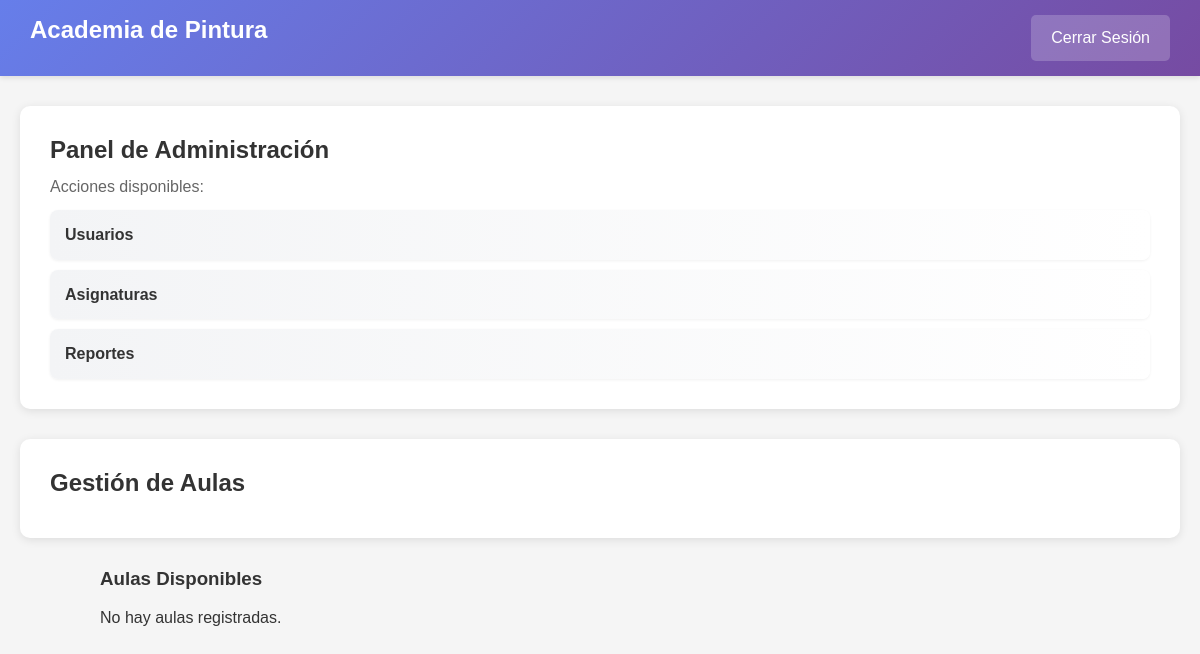
Page /php/Admin/aulas.php (signed in) on the earlier database version.
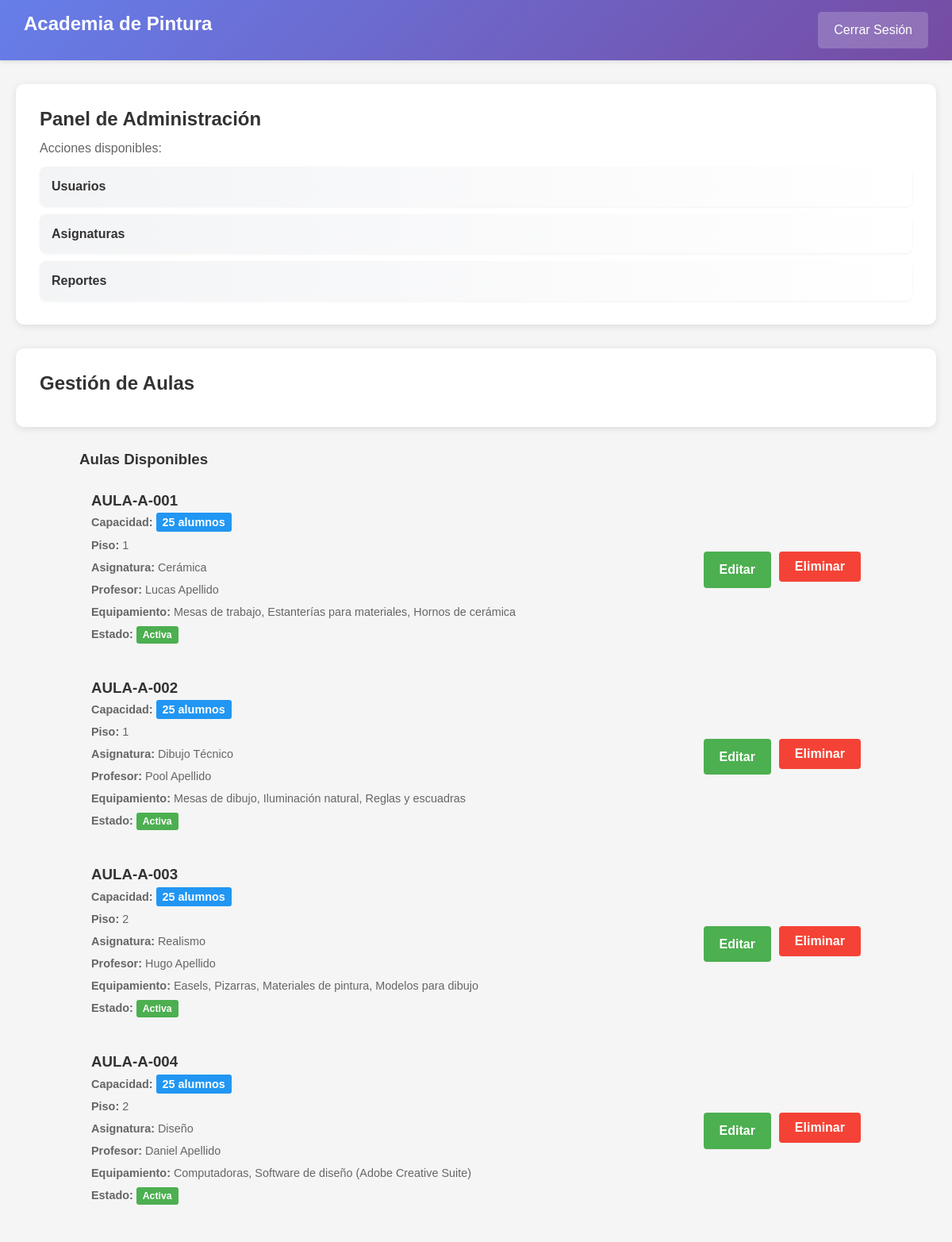
Same page on the later database version.
### tables this page shows
CREATE TABLE IF NOT EXISTS `aulas` (
    `id_aula` INT AUTO_INCREMENT PRIMARY KEY,
    `codigo_aula` VARCHAR(20) UNIQUE NOT NULL CHECK (`codigo_aula` REGEXP '^AULA-A-[0-9]{3}$'),
    `capacidad` INT NOT NULL CHECK (`capacidad` BETWEEN 1 AND 50),
    `piso` INT CHECK (`piso` BETWEEN 1 AND 10),
    `equipamiento` TEXT,
    `estado` ENUM('Activa', 'Mantenimiento', 'Inactiva') DEFAULT 'Activa'
);

CREATE TABLE IF NOT EXISTS `asignaturas` (
    `id_asignatura` INT AUTO_INCREMENT PRIMARY KEY,
    `codigo_asignatura` VARCHAR(20) UNIQUE NOT NULL CHECK (`codigo_asignatura` LIKE 'ASIG-%'),
    `nombre_asignatura` VARCHAR(100) UNIQUE NOT NULL,
    `horas_semanales` INT CHECK (`horas_semanales` BETWEEN 1 AND 20),
    `descripcion` TEXT,
    `id_profesor` INT,
    `id_aula` INT,
    `estado` ENUM('Activa', 'Electiva', 'Retirada') DEFAULT 'Activa',
    FOREIGN KEY (`id_profesor`) REFERENCES `profesor`(`id_profesor`),
    FOREIGN KEY (`id_aula`) REFERENCES `aulas`(`id_aula`)
);

CREATE TABLE IF NOT EXISTS `usuarios` (
    `id_usuario` VARCHAR(20) PRIMARY KEY,
    `codigo_usuario` VARCHAR(20) UNIQUE NOT NULL CHECK (`codigo_usuario` LIKE 'USU-%'),
    `nombre` VARCHAR(100) NOT NULL,
    `apellido` VARCHAR(100) NOT NULL,
    `correo` VARCHAR(100) UNIQUE NOT NULL CHECK (`correo` LIKE '%@%.%'),
    `telefono` VARCHAR(15) NOT NULL CHECK (`telefono` REGEXP '^[0-9]{6,15}$'),
    `fecha_nacimiento` DATE,
    `direccion` TEXT,
    `estado` ENUM('Activo', 'Inactivo', 'Suspendido') DEFAULT 'Activo',
    `rol_codigo` VARCHAR(10) NOT NULL,
    `fecha_registro` TIMESTAMP DEFAULT CURRENT_TIMESTAMP,
    FOREIGN KEY (`rol_codigo`) REFERENCES `rol`(`codigo_rol`),
    CONSTRAINT chk_id_formato CHECK (`id_usuario` REGEXP '^[A-Z0-9-]+$')
);

### php/Admin/aulas.php (the view, shortened to what this page needs)
<?php
$conexion = getConexionPDO();
$sql = "SELECT a.`id_aula`, a.`codigo_aula`, a.`capacidad`, a.`piso`, a.`equipamiento`, a.`estado`,
               asig.`nombre_asignatura`, p.`id_profesor`, u.`nombre`, u.`apellido`
        FROM `aulas` a
        LEFT JOIN `asignaturas` asig ON a.`id_aula` = asig.`id_aula`
        LEFT JOIN `profesor` p ON asig.`id_profesor` = p.`id_profesor`
        LEFT JOIN `usuarios` u ON p.`id_usuario` = u.`id_usuario`
        ORDER BY a.`codigo_aula`";
$result = $conexion->query($sql);
$aulas = $result->fetchAll(PDO::FETCH_ASSOC);
?>
<!DOCTYPE html>
<html lang="es">
<head>
    <link rel="stylesheet" href="../../css/estilos.css">
</head>
<body>
<?php include '../panel/panel.php'; ?>
<div class="container">
    <div class="welcome">
        <h2>Gestión de Aulas</h2>
    </div>
    <div class="aulas-container">
        <h3>Aulas Disponibles</h3>
        <?php if (empty($aulas)): ?>
            <p>No hay aulas registradas.</p>
        <?php else: ?>
            <?php foreach ($aulas as $aul): ?>
            <div class="aula-item">
                <div class="aula-info">
                    <h3><?php echo htmlspecialchars($aul['codigo_aula']); ?></h3>
                    <p>
                        <strong>Capacidad:</strong>
                        <span class="capacidad-badge"><?php echo $aul['capacidad']; ?> alumnos</span>
                    </p>
                    <p><strong>Piso:</strong> <?php echo $aul['piso'] ?? 'No especificado'; ?></p>
                    <p><strong>Asignatura:</strong>
                        <?php
                            if ($aul['nombre_asignatura']) {
                                echo htmlspecialchars($aul['nombre_asignatura']);
                            } else {
                                echo 'Sin asignar';
                            }
                        ?>
                    </p>
                    <?php if ($aul['nombre_asignatura']): ?>
                    <p><strong>Profesor:</strong>
                        <?php
                            if ($aul['nombre'] && $aul['apellido']) {
                                echo htmlspecialchars($aul['nombre'] . ' ' . $aul['apellido']);
                            } else {
                                echo 'Sin asignar';
                            }
                        ?>
                    </p>
                    <?php endif; ?>
                    <p><strong>Equipamiento:</strong> <?php echo htmlspecialchars($aul['equipamiento']); ?></p>
                    <p>
                        <strong>Estado:</strong>
                        <span class="estado-badge estado-<?php echo strtolower($aul['estado']); ?>">
                            <?php echo ucfirst($aul['estado']); ?>
                        </span>
                    </p>
                </div>
                <div class="aula-actions">
                    <a href="aulas.php?editar=<?php echo $aul['id_aula']; ?>" class="btn btn-editar">Editar</a>
                    <form method="POST" style="display:inline;" onsubmit="return confirm('¿Estás seguro de que deseas eliminar esta aula?');">
                        <button type="submit" class="btn btn-eliminar">Eliminar</button>
                    </form>
                </div>
            </div>
            <?php endforeach; ?>
        <?php endif; ?>
    </div>
</div>
</body>
</html>

Differences in the rows shown:
added aulas: codigo_aula "AULA-A-001", capacidad "25", piso "1", asignaturas.nombre_asignatura "Cerámica", usuarios.nombre+apellido "Lucas Apellido", equipamiento "Mesas de trabajo, Estanterías para materiales, Hornos de cerámica", estado "Activa"
added aulas: codigo_aula "AULA-A-002", capacidad "25", piso "1", asignaturas.nombre_asignatura "Dibujo Técnico", usuarios.nombre+apellido "Pool Apellido", equipamiento "Mesas de dibujo, Iluminación natural, Reglas y escuadras", estado "Activa"
added aulas: codigo_aula "AULA-A-003", capacidad "25", piso "2", asignaturas.nombre_asignatura "Realismo", usuarios.nombre+apellido "Hugo Apellido", equipamiento "Easels, Pizarras, Materiales de pintura, Modelos para dibujo", estado "Activa"
added aulas: codigo_aula "AULA-A-004", capacidad "25", piso "2", asignaturas.nombre_asignatura "Diseño", usuarios.nombre+apellido "Daniel Apellido", equipamiento "Computadoras, Software de diseño (Adobe Creative Suite)", estado "Activa"
Other differences:
text no longer shown: "No hay aulas registradas."
